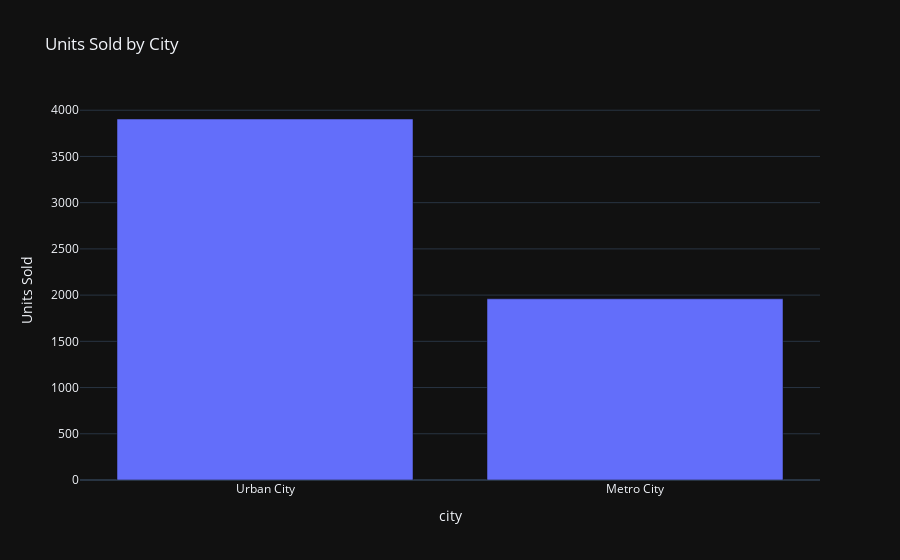

Here is the notebook cell this chart was saved with:
### Markdown cell above
### Chart 4 — City-wise Units Sold (Bar) (Code + Insight)

### Code cell
city_sales = df.groupby('city', as_index=False).agg(total_units=('units_sold','sum'), total_revenue=('revenue','sum'))
city_sales = city_sales.sort_values('total_units', ascending=False)
fig = px.bar(city_sales, x='city', y='total_units', title="Units Sold by City", labels={'total_units':'Units Sold'})
fig.update_layout(template='plotly_dark')
fig.show()

### Figure 1 — Plotly figure (JSON) as saved in the notebook; plotly's stock layout.template omitted (floating-point values rounded to 4 significant figures)
{"data": [{"hovertemplate": "city=%{x}<br>Units Sold=%{y}<extra></extra>", "legendgroup": "", "marker": {"color": "#636efa", "pattern": {"shape": ""}}, "name": "", "orientation": "v", "showlegend": false, "textposition": "auto", "x": ["Urban City", "Metro City"], "xaxis": "x", "y": [3905, 1960], "yaxis": "y", "type": "bar"}], "layout": {"xaxis": {"anchor": "y", "domain": [0.0, 1.0], "title": {"text": "city"}}, "yaxis": {"anchor": "x", "domain": [0.0, 1.0], "title": {"text": "Units Sold"}}, "legend": {"tracegroupgap": 0}, "title": {"text": "Units Sold by City"}, "barmode": "relative"}}
